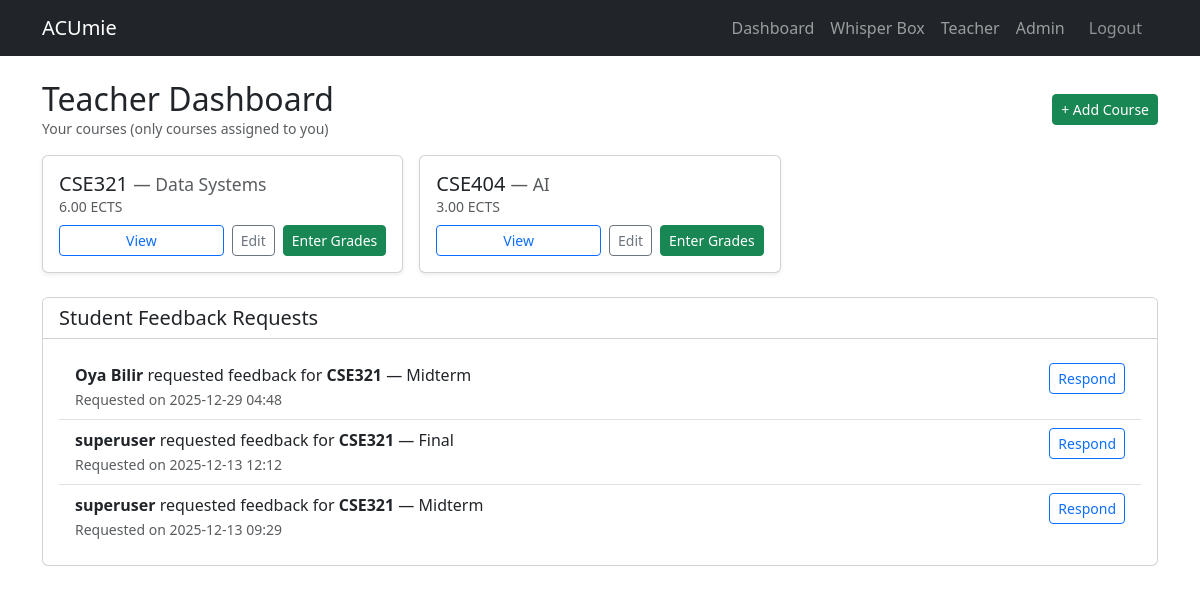
Page /grades/teacher/dashboard/ (signed in) on the committed database.
### courses/models.py (models this page shows, shortened)
class Course(models.Model):
    code = models.CharField(
        max_length=15,
        unique=True,
        verbose_name="Course Code"
    )
    title = models.CharField(
        max_length=255,
        verbose_name="Course Title"
    )
    ects_credit = models.DecimalField(
        max_digits=4,
        decimal_places=2,
        validators=[MinValueValidator(0)],
        verbose_name="ECTS Credit"
    )
    class Meta:
        verbose_name = "Course"
        verbose_name_plural = "Courses"
    instructor = models.ForeignKey(
        settings.AUTH_USER_MODEL,
        on_delete=models.SET_NULL,
        null=True,
        blank=True,
        related_name='instructed_courses',
        verbose_name="Instructor",
        limit_choices_to={'role': 'INSTRUCTOR'}
    )

class Assessment(models.Model):
    ASSESSMENT_TYPES = [
        ('MIDTERM', 'Midterm'),
        ('FINAL', 'Final'),
        ('HOMEWORK', 'Homework'),
        ('PROJECT', 'Project'),
        ('QUIZ', 'Quiz'),
        ('ATTENDANCE', 'Attendance'),
        ('OTHER', 'Other'),
    ]
    course = models.ForeignKey(
        'Course',
        on_delete=models.CASCADE,
        related_name='assessments',
        verbose_name="Course"
    )
    name = models.CharField(
        max_length=100,
        blank=True,
        null=True,
        verbose_name="Label / Name",
    )
    type = models.CharField(
        max_length=10,
        choices=ASSESSMENT_TYPES,
        default='MIDTERM',
        verbose_name="Assessment Type"
    )
    weight_percentage = models.DecimalField(
        max_digits=5,
        decimal_places=2,
        validators=[MinValueValidator(0), MaxValueValidator(100)],
        verbose_name="Weight Percentage (%)",
        help_text="The contribution percentage of this assessment to the overall course grade."
    )
    learning_outcomes = models.ManyToManyField(
        "outcomes.LearningOutcome",
        through='AssessmentLearningOutcome',
        related_name='assessments',
        verbose_name="Associated Learning Outcomes (LOs)" ,
        blank=True
    )
    class Meta:
        verbose_name = "Assessment"
        verbose_name_plural = "Assessments"

### feedback/models.py (models this page shows, shortened)
class FeedbackRequest(models.Model):
    student = models.ForeignKey(
        settings.AUTH_USER_MODEL,
        on_delete=models.CASCADE,
        related_name='feedback_requests'
    )
    assessment = models.ForeignKey(
        Assessment,
        on_delete=models.CASCADE,
        related_name='feedback_requests'
    )
    request_date = models.DateTimeField(auto_now_add=True)
    is_resolved = models.BooleanField(default=False)
    instructor_response = models.TextField(blank=True, null=True)
    class Meta:
        unique_together = ('student', 'assessment')
        ordering = ['-request_date']

### accounts/models.py (models this page shows, shortened)
class CustomUser(AbstractUser):
    role = models.CharField(
        max_length=20,
        choices=UserRole.choices,
        default=UserRole.STUDENT,
        verbose_name="Kullanıcı Rolü"
    )
    class Meta:
        verbose_name = "Kullanıcı"
        verbose_name_plural = "Kullanıcılar"

### grades/views_teacher.py (the view)
# urls.py: path('teacher/dashboard/', views_teacher.teacher_dashboard, name='teacher_dashboard'),
@login_required
def teacher_dashboard(request):
    user = request.user
    if not (user.is_staff or getattr(user, "role", "") == "INSTRUCTOR"):
        return HttpResponseForbidden()
    my_courses = Course.objects.all() if user.is_staff else Course.objects.filter(instructor=user)
    feedback_requests = FeedbackRequest.objects.filter(
        assessment__course__in=my_courses,
        is_resolved=False
    ).select_related("student", "assessment").order_by("-request_date")
    return render(request, "grades/teacher/dashboard.html", {
        "my_courses": my_courses.order_by("code"),
        "feedback_requests": feedback_requests,
        "total_courses": my_courses.count(),
    })

### grades/templates/grades/teacher/dashboard.html (shortened to what this page needs)
{% extends "base.html" %}
{% block content %}
<div class="container py-4">
  <div class="d-flex align-items-center justify-content-between mb-3">
    <div>
      <h2 class="mb-0">Teacher Dashboard</h2>
      <p class="mb-0 text-muted small">Your courses (only courses assigned to you)</p>
    </div>
    <div>
      <a class="btn btn-success btn-sm" href="{% url 'courses:teacher_course_create' %}">+ Add Course</a>
    </div>
  </div>
  <div class="row g-3 mb-4">
    {% for c in my_courses %}
      <div class="col-12 col-md-6 col-lg-4">
        <div class="card h-100 shadow-sm">
          <div class="card-body d-flex flex-column">
            <div class="mb-2">
              <h5 class="card-title mb-0">{{ c.code }} <small class="text-muted">— {{ c.title }}</small></h5>
              <div class="text-muted small">{{ c.ects_credit }} ECTS</div>
            </div>
            <div class="mt-auto d-flex gap-2">
              <a class="btn btn-sm btn-outline-primary flex-grow-1" href="{% url 'courses:detail' c.id %}">View</a>
              <a class="btn btn-sm btn-outline-secondary" href="{% url 'courses:teacher_course_edit' c.id %}">Edit</a>
              <a class="btn btn-sm btn-success" href="{% url 'grades:teacher_grade_entry' c.id %}">Enter Grades</a>
            </div>
          </div>
        </div>
      </div>
    {% empty %}
      <div class="col-12">
        <div class="alert alert-info">You have no assigned courses.</div>
      </div>
    {% endfor %}
  </div>
  <div class="card">
    <div class="card-header bg-white">
      <h5 class="mb-0">Student Feedback Requests</h5>
    </div>
    <div class="card-body">
      {% if feedback_requests %}
        <div class="list-group list-group-flush">
          {% for req in feedback_requests %}
            <div class="list-group-item d-flex justify-content-between align-items-start">
              <div>
                <strong>{{ req.student.get_full_name|default:req.student.username }}</strong>
                requested feedback for
                <strong>{{ req.assessment.course.code }}</strong>
                — {{ req.assessment.get_type_display }}
                <br>
                <small class="text-muted">Requested on {{ req.request_date|date:"Y-m-d H:i" }}</small>
              </div>
              <div class="text-end">
                <a class="btn btn-sm btn-outline-primary" href="#">Respond</a>
              </div>
            </div>
          {% endfor %}
        </div>
      {% else %}
        <div class="text-center text-muted py-4">
          <div class="fs-5">No pending feedback requests 🎉</div>
        </div>
      {% endif %}
    </div>
  </div>
</div>
{% endblock %}

### rows in the picture
Course: code "CSE321", title "Data Systems", ects_credit "6.00"
Course: code "CSE404", title "AI", ects_credit "3.00"
FeedbackRequest: student.get_full_name "Oya Bilir", assessment.course.code "CSE321", assessment.type "Midterm", request_date "2025-12-29 04:48"
FeedbackRequest: student.get_full_name "superuser", assessment.course.code "CSE321", assessment.type "Final", request_date "2025-12-13 12:12"
FeedbackRequest: student.get_full_name "superuser", assessment.course.code "CSE321", assessment.type "Midterm", request_date "2025-12-13 09:29"
